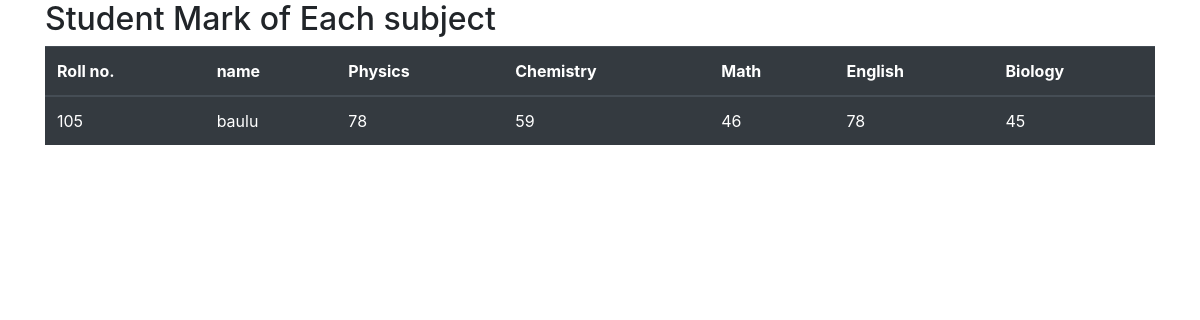
The page /studentmark/?roll_no=105 (signed in) on the database its author committed.
### StudentinfoApp/models.py (models this page shows, shortened)
class StudentAcademic(models.Model):
    roll_no = models.ForeignKey(StudentInfo, on_delete=models.CASCADE)
    math = models.IntegerField(null=True, blank=True)
    physic = models.IntegerField(null=True, blank=True)
    chemistry = models.IntegerField(null=True, blank=True)
    english = models.IntegerField(null=True, blank=True)
    biology = models.IntegerField(null=True, blank=True)

class StudentInfo(models.Model):
    roll_no = models.IntegerField(primary_key=True)
    name = models.CharField(max_length=50, null=True, blank=True)
    sclass = models.CharField(max_length=50, null=True, blank=True)
    school = models.CharField(max_length=50, null=True, blank=True)
    mobile = models.IntegerField(null=True, blank=True)
    address = models.CharField(max_length=100, null=True, blank=True)

### StudentinfoApp/views.py (the view)
# urls.py: path('studentmark/', studentview.studentmark, name='studentmark'),
def studentmark(request):
    try:
        if request.session["uname"]:
            roll_no = request.GET.get('roll_no')
            data = StudentAcademic.objects.filter(roll_no=roll_no)
            return render(request, "studentmark.html", {"data": data})
        return redirect('login')
    except:
        return redirect('login')

### templates/studentmark.html (shortened to what this page needs)
<!DOCTYPE html>
<html lang="en">
<head>
  <link rel="stylesheet" href="https://maxcdn.bootstrapcdn.com/bootstrap/4.5.2/css/bootstrap.min.css">
</head>
<body>
    {% if data %}
<div class="container">
  <h2>Student Mark of  Each subject</h2>
  <table class="table table-dark table-hover">
    <thead>
      <tr>
            <th>Roll no.</th>
            <th>name</th>
            <th>Physics</th>
            <th>Chemistry</th>
            <th>Math </th>
            <th>English</th>
            <th>Biology</th>
      </tr>
    </thead>
    <tbody>
    <tr>
    {%for i in data%}
         <td>{{ i.roll_no.roll_no }}</td>
         <td>{{ i.roll_no.name }}</td>
        <td>{{i.physic}}</td>
        <td>{{i.chemistry}}</td>
        <td>{{i.math}}</td>
        <td>{{i.biology}}</td>
        <td>{{i.english}}</td>
      </tr>
    </tbody>{%endfor%}
  </table>
  {%else%}
      <h2>Data is Note Available Please Insert Data</h2>
      {%endif%}
</div>
</body>
</html>

### rows shown on the page
StudentAcademic: roll_no.roll_no "105", roll_no.name "baulu", physic "78", chemistry "59", math "46", biology "78", english "45"
